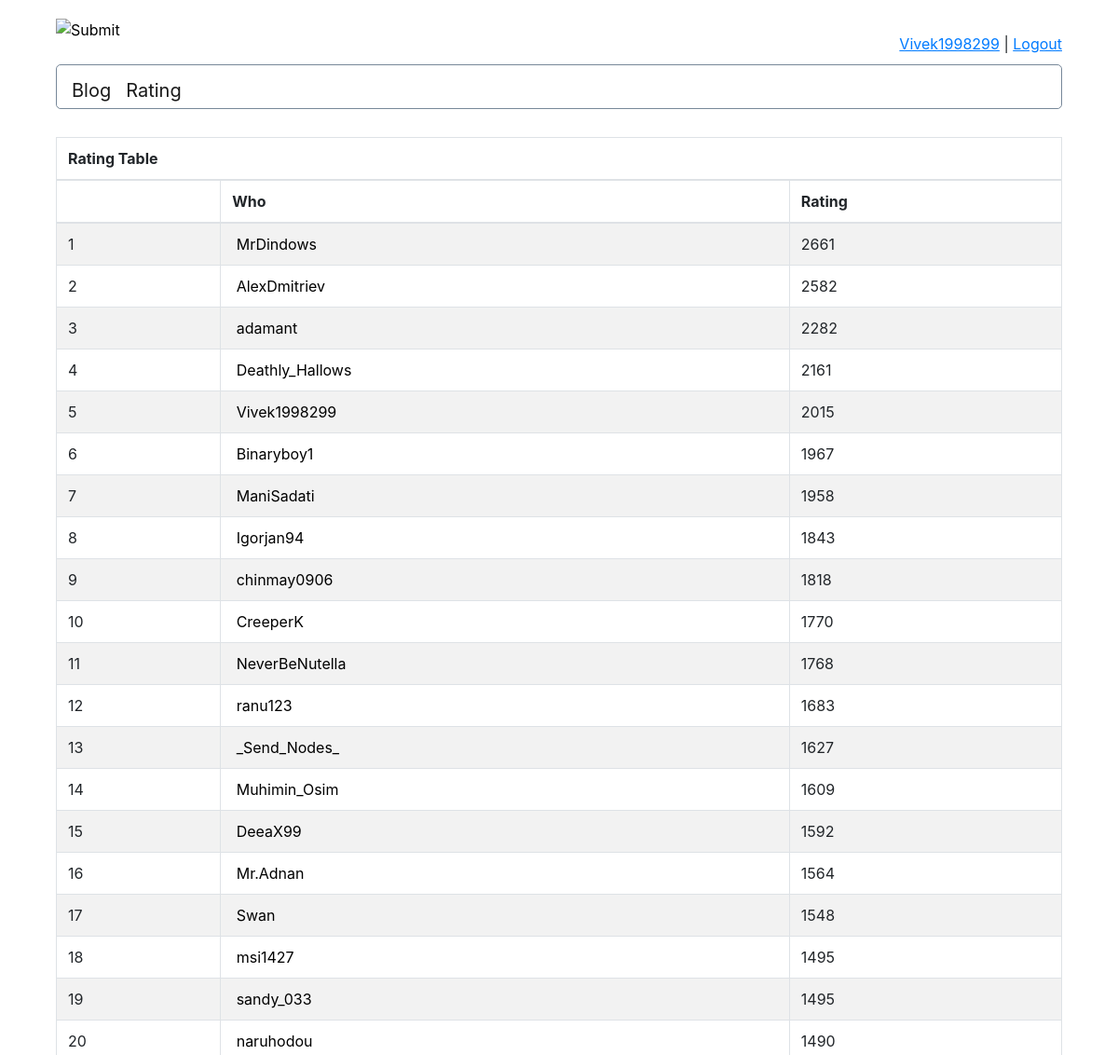
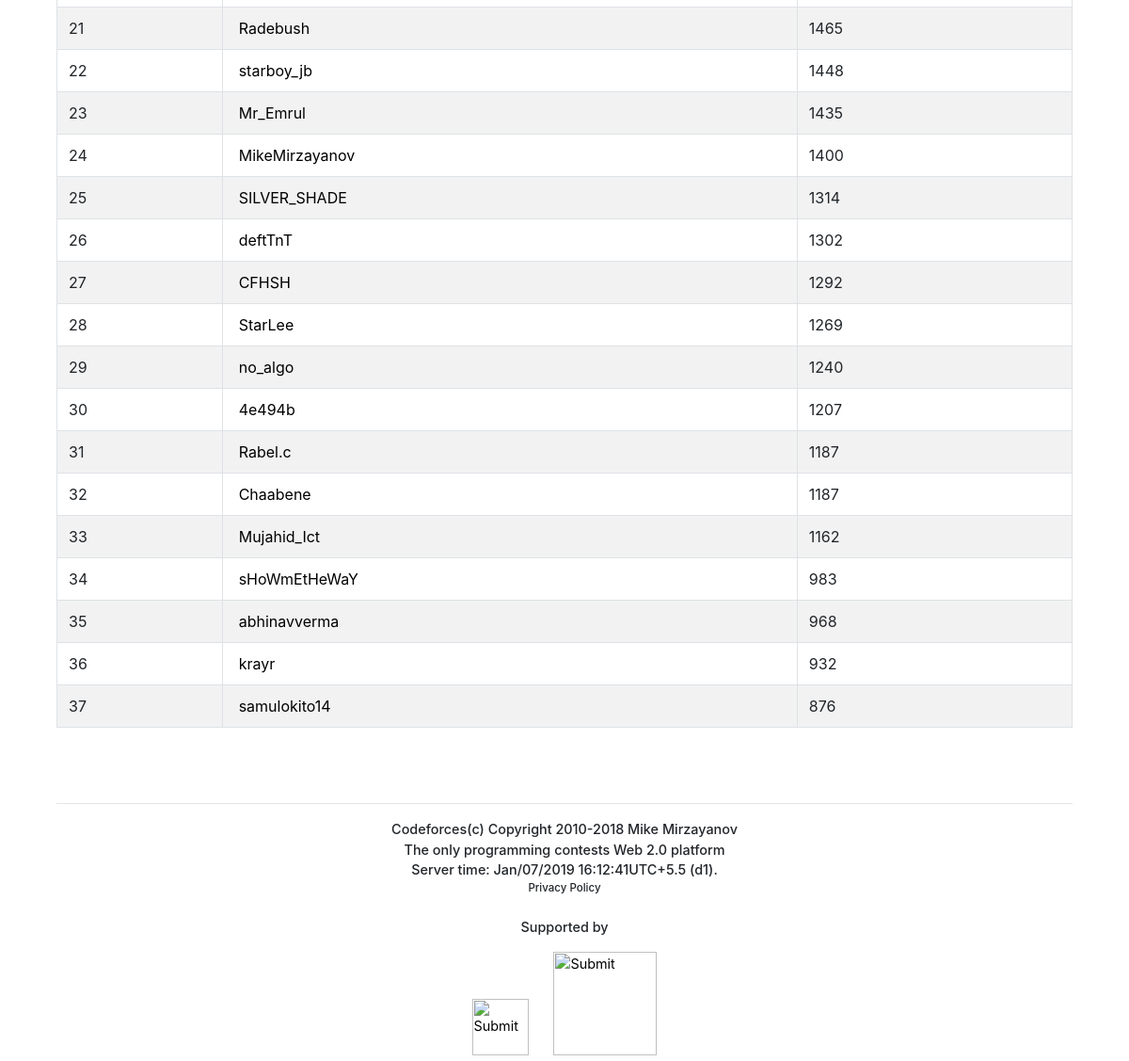
The app's page /rating/ (signed in) with its own data (2 pictures, top to bottom).
### blog/models.py (models this page shows)
class User(models.Model):
    username = models.CharField(max_length=50, unique=True)
    password = models.CharField(max_length=256)
    name = models.CharField(default="",max_length=50, null=True, blank=True)
    country = CountryField(default="", null=True, blank=True)
    contribution = models.IntegerField(default=0, null=True, blank=True)
    rating = models.IntegerField(default=0, null=True, blank=True)
    profilePhoto = models.ImageField(default="https://userpic.codeforces.com/no-avatar.jpg", blank=True, null=True,   #optional in both form and db
                                     upload_to="profilePhoto/%Y/%m/%D/")
    def __str__(self):
        return "{} ({})".format(self.name, self.username)

### rating/views.py (the view)
# urls.py: path('', views.index, name='index'),
def index(request):
    user = None
    if 'memberId' in request.session:
        user = User.objects.get(id=request.session['memberId'])
    print(user)
    userListNotModified = User.objects.all().order_by('-rating')
    template = loader.get_template('rating/index.html')
    userList=[]
    count=0
    class UserWithIndex:
        count=0
    for x in userListNotModified:
        count+=1
        temp = UserWithIndex()
        temp.count = count
        temp.obj=x
        userList.append(temp)
    context = {
        'userList': userList,
        'user': user,
    }
    return HttpResponse(template.render(context, request))

### blog/templatetags/blogFilters.py (called while the page is built)
@register.filter
def userColorClass(user):
    if user is None:
        return ""
    if user.rating <= 0:
        return "UserBlack"
    elif user.rating < 1200:
        return "UserGray"
    elif user.rating < 1400:
        return "UserGreen"
    elif user.rating < 1600:
        return "UserCyan"
    elif user.rating < 1900:
        return "UserBlue"
    elif user.rating < 2100:
        return "UserPurple"
    elif user.rating < 2300:
        return "UserOrange"
    elif user.rating < 2400:
        return "UserOrangeRed"
    elif user.rating < 2600:
        return "UserLightRed"
    elif user.rating < 3000:
        return "UserRed"
    else:
        return "UserDarkRed"

### rating/templates/rating/index.html (shortened to what this page needs)
<head>
    <link rel="stylesheet" href="https://stackpath.bootstrapcdn.com/bootstrap/4.2.1/css/bootstrap.min.css">
    {% load static %}
    <link rel="stylesheet" type="text/css" href="{% static 'blog/style.css' %}">
</head>
{% load blogFilters %}
<div class="Page">
    <div class="row">
        <div class="col-auto Logo" align="center">
            <input type="image" src="https://st.codeforces.com/s/88434/images/ny-codeforces-logo-with-telegram.png"/>
        </div>
        <div class="col" align="center">
            {% if user %}
                <span class="Links"><a href="/userprofile/{{ user.username }}/"><div class="{{ user|userColorClass }}"><u>{{ user.username }}</u></div></a>&nbsp|&nbsp<a href="/entry/logout"><u>Logout</u></a></span>
            {% else %}
            <span class="Links"><a href="/entry/login"><u>Enter</u></a>&nbsp|&nbsp<a href="/entry/register"><u>Register</u></a></span>
            {%  endif %}
        </div>
    </div>
    <nav class="navbar navbar-expand-lg navbar-light BorderNav">
      <a class="navbar-brand" href="/blog/">Blog</a>
        <a class="navbar-brand" href="/rating/">Rating</a>
    </nav>
    {%  if userList %}
        <table class="table table-striped table-bordered">
            <thead>
                <tr>
                    <th scope="col" colspan="3">Rating Table</th>
                </tr>
                <tr>
                    <th scope="col"> </th>
                    <th scope="col">Who</th>
                    <th scope="col">Rating</th>
                </tr>
            </thead>
            <tbody>
                {%  for user in userList %}
                    <tr>
                        <td>{{ user.count }}</td>
                        <td> <a href="/userprofile/{{ user.obj.username }}" class="RatingLinks"><span class="{{ user.obj|userColorClass }}">{{ user.obj.username }}</span></a></td>
                        <td>{{ user.obj.rating }}</td>
                    </tr>
                {% endfor %}
            </tbody>
        </table>
    {% else %}
        <p>No user Present</p>
    {% endif %}
    <br><br>
    <hr>
    <footer class="Footer">
        Codeforces(c) Copyright 2010-2018 Mike Mirzayanov<br>
        The only programming contests Web 2.0 platform<br>
        Server time: Jan/07/2019 16:12:41UTC+5.5 (d1).<br>
        <span style="font-size: 0.8em">Privacy Policy</span><br><br>
        <p>Supported by</p>
        <input type="image" src="https://st.codeforces.com/s/88434/images/telegram-100x100.png" width="60" />
        <input type="image" src="https://st.codeforces.com/s/88434/images/itmo_small_en-logo.png" width="110" />
    </footer>
</div>

### staticfiles/blog/style.css (style rules this page uses)
.Page { padding-top: 20px; padding-left: 5%; padding-right: 5%; max-width: 1350px; margin-left:auto; margin-right: auto; }
.Links { display: flex; justify-content: flex-end; padding-bottom: 10px; padding-top: 15px; }
.Logo { padding-bottom: 10px; }
.BorderNav { border: 0.5px solid lightslategray; border-radius: 5px; padding-bottom: 0em; padding-top: 0.5em; height: 3em; margin-bottom: 30px; }
.Footer { text-align: center; font-weight: 500; font-size: 0.9em; }
.RatingLinks { color: black; }

### records on screen
User: username "Vivek1998299", obj.username "Vivek1998299", obj.rating "2015"
User: obj.username "MrDindows", obj.rating "2661"
User: obj.username "AlexDmitriev", obj.rating "2582"
User: obj.username "adamant", obj.rating "2282"
User: obj.username "Deathly_Hallows", obj.rating "2161"
User: obj.username "Binaryboy1", obj.rating "1967"
User: obj.username "ManiSadati", obj.rating "1958"
User: obj.username "Igorjan94", obj.rating "1843"
User: obj.username "chinmay0906", obj.rating "1818"
User: obj.username "CreeperK", obj.rating "1770"
User: obj.username "NeverBeNutella", obj.rating "1768"
User: obj.username "ranu123", obj.rating "1683"
User: obj.username "_Send_Nodes_", obj.rating "1627"
User: obj.username "Muhimin_Osim", obj.rating "1609"
User: obj.username "DeeaX99", obj.rating "1592"
User: obj.username "Mr.Adnan", obj.rating "1564"
User: obj.username "Swan", obj.rating "1548"
User: obj.username "msi1427", obj.rating "1495"
User: obj.username "sandy_033", obj.rating "1495"
User: obj.username "naruhodou", obj.rating "1490"
User: obj.username "Radebush", obj.rating "1465"
User: obj.username "starboy_jb", obj.rating "1448"
User: obj.username "Mr_Emrul", obj.rating "1435"
User: obj.username "MikeMirzayanov", obj.rating "1400"
User: obj.username "SILVER_SHADE", obj.rating "1314"
User: obj.username "deftTnT", obj.rating "1302"
User: obj.username "CFHSH", obj.rating "1292"
User: obj.username "StarLee", obj.rating "1269"
User: obj.username "no_algo", obj.rating "1240"
User: obj.username "4e494b", obj.rating "1207"
User: obj.username "Rabel.c", obj.rating "1187"
User: obj.username "Chaabene", obj.rating "1187"
User: obj.username "Mujahid_Ict", obj.rating "1162"
User: obj.username "sHoWmEtHeWaY", obj.rating "983"
User: obj.username "abhinavverma", obj.rating "968"
User: obj.username "krayr", obj.rating "932"
User: obj.username "samulokito14", obj.rating "876"

### other values on screen
{{ user.count }} "1" "2" "3" "4" "5" "6" "7" "8" "9" "10" "11" "12" "13" "14" "15" "16" "17" "18" "19" "20" "21" "22" "23" "24" "25" "26" "27" "28" "29" "30" "31" "32" "33" "34" "35" "36" "37"
